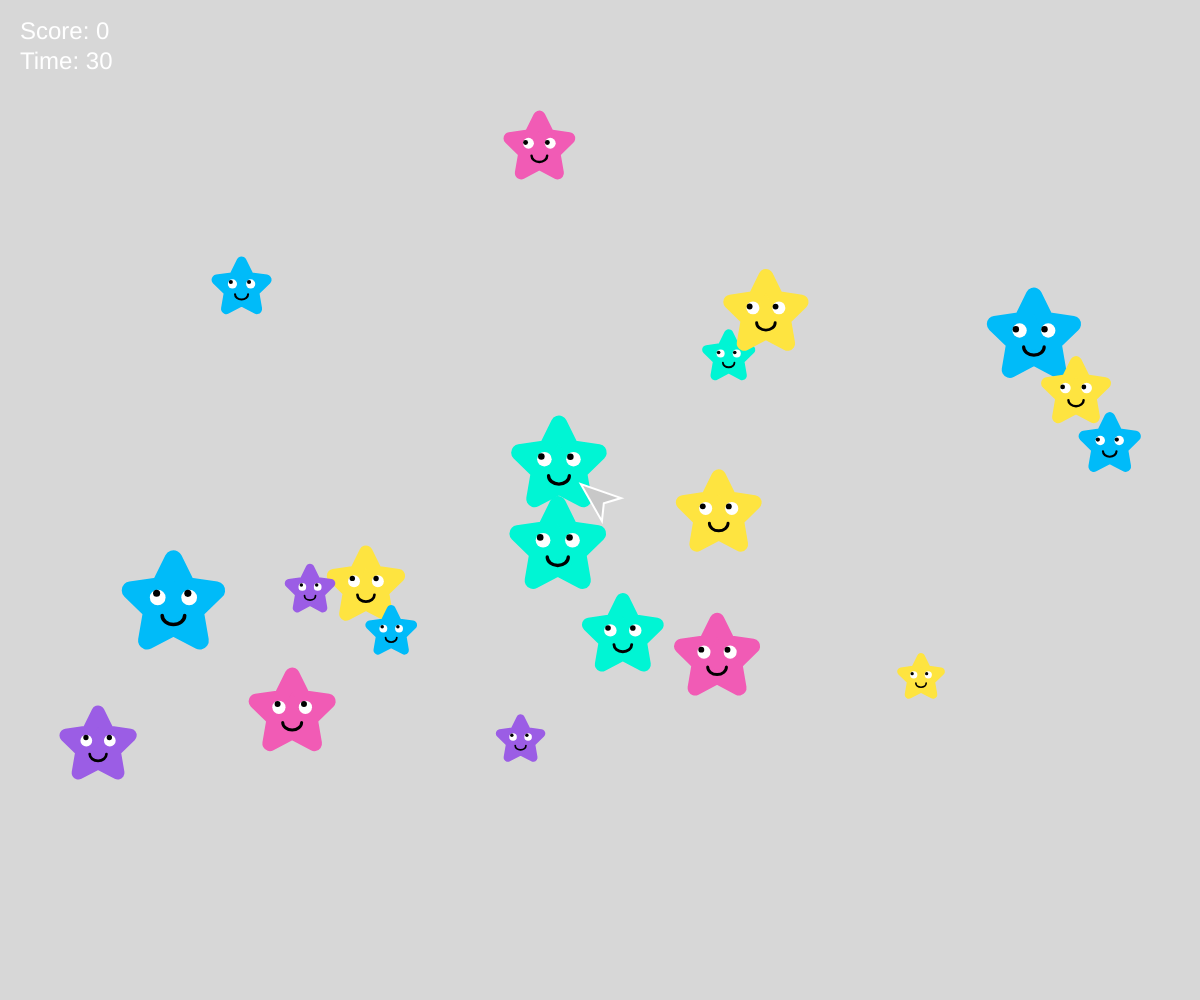
Frame 1 (no input)
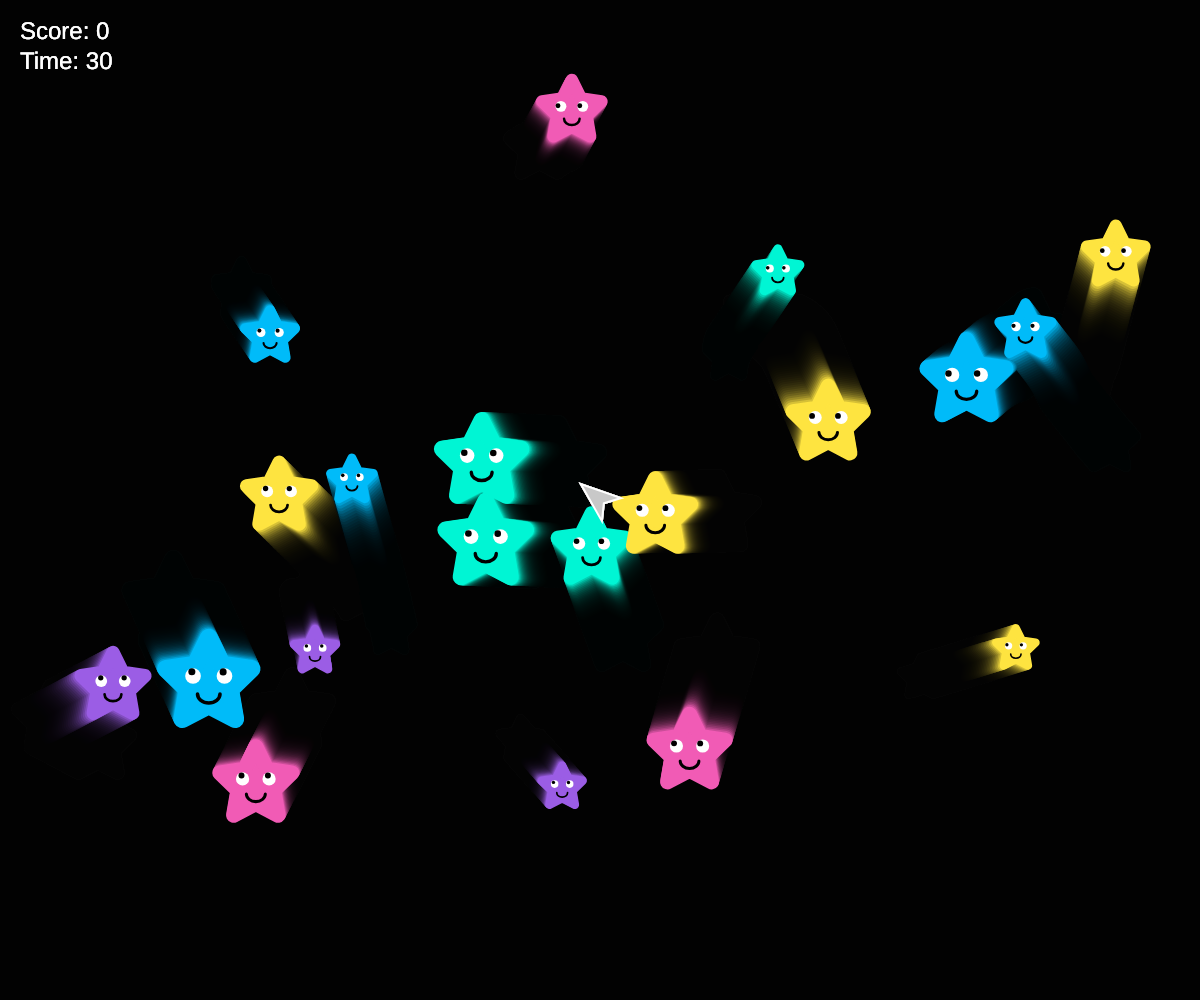
Frame 60 (no input)
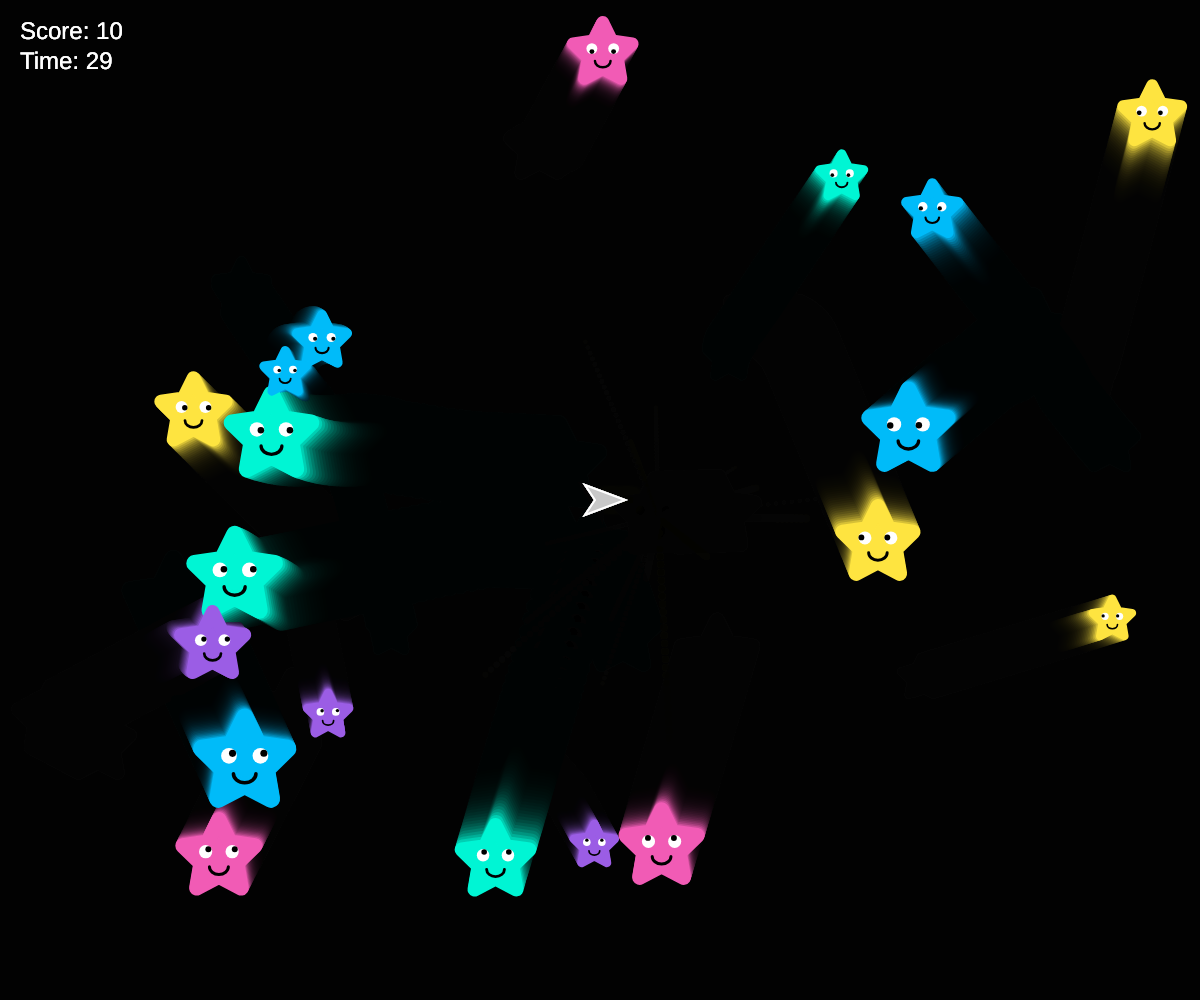
Frame 120 (the mouse pressed at the canvas centre since frame 60)

The p5.js sketch that drew these frames (run headless with seeded random() and noise() and a simulated clock; from frame 60 on, the mouse is pressed at the canvas centre):

// p5.js sketch
// ── sketch.js
let stars = [];
let missiles = [];
let explosions = [];
let score = 0;
let timeLeft = 30;
let gameState = 'PLAYING'; // 遊戲狀態：'PLAYING', 'GAMEOVER', 'ENDED'
let lastTickTime = 0;
let lastSpawnTime = 0;

const palette = ['#9b5de5', '#f15bb5', '#fee440', '#00bbf9', '#00f5d4'];

function setup() {
  createCanvas(windowWidth, windowHeight);
  
  // 利用 JS 直接清除網頁的邊距與隱藏滾動條，確保真正的全螢幕
  document.body.style.margin = "0";
  document.body.style.overflow = "hidden";
  
  // 一開始先產生 20 個星星物件
  for (let i = 0; i < 20; i++) {
    stars.push(new Star());
  }
  
  lastSpawnTime = millis();
  lastTickTime = millis();
}

function draw() {
  if (gameState === 'PLAYING') {
    // 繪製半透明黑色背景，產生淡淡的拖影效果
    push();
    fill(0, 40);
    noStroke();
    rect(0, 0, width, height);
    pop();

    // 處理倒數計時
    if (millis() - lastTickTime >= 1000) {
      timeLeft--;
      lastTickTime = millis();
      if (timeLeft <= 0) {
        gameState = 'GAMEOVER';
      }
    }

    // 處理動態生成星星：隨時間加快生成星星 (從3秒縮短到0.5秒)
    let spawnInterval = map(timeLeft, 30, 0, 3000, 500);
    if (millis() - lastSpawnTime >= spawnInterval) {
      stars.push(new Star());
      lastSpawnTime = millis();
    }

    // 處理所有星星之間的互相碰撞
    for (let i = 0; i < stars.length; i++) {
      for (let j = i + 1; j < stars.length; j++) {
        stars[i].collide(stars[j]);
      }
    }

    for (let star of stars) {
      star.update();
      star.display();
    }

    // 處理爆炸特效
    for (let i = explosions.length - 1; i >= 0; i--) {
      explosions[i].update();
      explosions[i].display();
      if (explosions[i].life <= 0) {
        explosions.splice(i, 1);
      }
    }

    // 處理飛彈與擊中判定
    for (let i = missiles.length - 1; i >= 0; i--) {
      let m = missiles[i];
      m.update();
      m.display();

      if (m.isOffScreen()) {
        missiles.splice(i, 1);
        continue;
      }

      // 檢查飛彈是否擊中星星
      for (let j = stars.length - 1; j >= 0; j--) {
        let s = stars[j];
        if (dist(m.x, m.y, s.x, s.y) < s.r + m.r) {
          // 產生爆炸粒子
          for (let k = 0; k < 15; k++) {
            explosions.push(new ExplosionParticle(s.x, s.y, s.color));
          }
          // 移除飛彈與被擊中的星星
          missiles.splice(i, 1);
          stars.splice(j, 1);
          score += 10; // 加 10 分
          break; // 此飛彈已爆炸，跳出內圈的星星檢查
        }
      }
    }

    // 繪製中央發射砲台 (箭頭)
    push();
    translate(width / 2, height / 2);
    let arrowAngle = atan2(mouseY - height / 2, mouseX - width / 2);
    rotate(arrowAngle);
    fill(200);
    stroke(255);
    strokeWeight(2);
    beginShape();
    vertex(25, 0);    // 箭頭尖端
    vertex(-15, -15); // 左後方
    vertex(-5, 0);    // 尾部凹陷
    vertex(-15, 15);  // 右後方
    endShape(CLOSE);
    pop();

    // 顯示分數與時間
    fill(255);
    noStroke();
    textSize(24);
    textAlign(LEFT, TOP);
    text(`Score: ${score}`, 20, 20);
    
    // 倒數最後 5 秒閃爍與紅色警告
    if (timeLeft <= 5) {
      if (millis() % 500 < 250) {
        fill(255, 50, 50);
        text(`Time: ${timeLeft}`, 20, 50);
      }
    } else {
      text(`Time: ${timeLeft}`, 20, 50);
    }
    
  } else if (gameState === 'GAMEOVER') {
    // 遊戲結束畫面
    background(0, 40); // 逐漸變黑
    
    fill(255);
    noStroke();
    textAlign(CENTER, CENTER);
    textSize(64);
    text("GAME OVER", width / 2, height / 2 - 80);
    
    textSize(32);
    fill(255, 255, 0);
    text(`Final Score: ${score}`, width / 2, height / 2 - 10);
    
    let btnW = 160;
    let btnH = 50;
    let restartX = width / 2 - btnW - 10;
    let endX = width / 2 + 10;
    let btnY = height / 2 + 50;
    
    // Restart 按鈕
    fill(mouseInRect(restartX, btnY, btnW, btnH) ? color('#00f5d4') : color('#00bbf9'));
    rect(restartX, btnY, btnW, btnH, 10);
    fill(0);
    textSize(24);
    text("Restart", restartX + btnW / 2, btnY + btnH / 2);

    // End 按鈕
    fill(mouseInRect(endX, btnY, btnW, btnH) ? color('#f15bb5') : color('#9b5de5'));
    rect(endX, btnY, btnW, btnH, 10);
    fill(255);
    text("End", endX + btnW / 2, btnY + btnH / 2);

  } else if (gameState === 'ENDED') {
    background(0);
    fill(255);
    noStroke();
    textAlign(CENTER, CENTER);
    textSize(48);
    text("Thank you for playing!", width / 2, height / 2);
  }
}

// 輔助判斷滑鼠是否在按鈕內的函數
function mouseInRect(rx, ry, rw, rh) {
  return mouseX >= rx && mouseX <= rx + rw && mouseY >= ry && mouseY <= ry + rh;
}

function mousePressed() {
  if (gameState === 'PLAYING') {
    // 按下滑鼠左鍵時發射飛彈
    if (mouseButton === LEFT) {
      let angle = atan2(mouseY - height / 2, mouseX - width / 2);
      missiles.push(new Missile(angle));
    }
  } else if (gameState === 'GAMEOVER') {
    let btnW = 160;
    let btnH = 50;
    let restartX = width / 2 - btnW - 10;
    let endX = width / 2 + 10;
    let btnY = height / 2 + 50;

    if (mouseInRect(restartX, btnY, btnW, btnH)) {
      // 重新開始遊戲
      score = 0;
      timeLeft = 30;
      stars = [];
      missiles = [];
      explosions = [];
      for (let i = 0; i < 20; i++) {
        stars.push(new Star());
      }
      lastTickTime = millis();
      lastSpawnTime = millis();
      gameState = 'PLAYING';
    } else if (mouseInRect(endX, btnY, btnW, btnH)) {
      // 結束遊戲
      gameState = 'ENDED';
    }
  }
}

// 確保視窗縮放時遊戲畫面也能跟著全螢幕
function windowResized() {
  resizeCanvas(windowWidth, windowHeight);
}

// 星星粒子 Class
class Star {
  constructor() {
    // 依據剩餘時間決定速度倍率 (1 到 3 倍)
    let speedMult = map(timeLeft, 30, 0, 1, 3);
    
    // 亂數決定星星的大小
    this.r = random(20, 45); 
    
    // 亂數決定初始位置 (確保不會一開始就超出螢幕)
    this.x = random(this.r * 2, width - this.r * 2);
    this.y = random(this.r * 2, height - this.r * 2);
    
    // 亂數決定移動速度
    this.vx = random(-2, 2) * speedMult;
    this.vy = random(-2, 2) * speedMult;
    
    // 亂數分配顏色
    this.color = random(palette);
    
    this.isScared = false;
  }
  
  collide(other) {
    let dx = other.x - this.x;
    let dy = other.y - this.y;
    let distance = dist(this.x, this.y, other.x, other.y);
    
    // 使用兩者的半徑和作為碰撞距離閾值
    let minDist = this.r + other.r; 

    if (distance < minDist && distance > 0) {
      // 1. 修正重疊 (Overlap resolution)，避免兩顆星星互相卡住黏在一起
      let overlap = minDist - distance;
      let angle = atan2(dy, dx);
      let moveX = cos(angle) * overlap / 2;
      let moveY = sin(angle) * overlap / 2;
      
      this.x -= moveX;
      this.y -= moveY;
      other.x += moveX;
      other.y += moveY;

      // 2. 計算彈性碰撞 (Elastic collision) 改變速度向量
      let nx = dx / distance;
      let ny = dy / distance;
      let dvx = this.vx - other.vx;
      let dvy = this.vy - other.vy;
      let normalVelocity = dvx * nx + dvy * ny;
      
      if (normalVelocity > 0) return; // 如果已經在互相遠離則不處理
      
      // 假設質量與半徑的平方 (即面積) 成正比
      let m1 = this.r * this.r;
      let m2 = other.r * other.r;
      
      // 設定彈性係數為 0.9，讓碰撞後帶有一點點能量耗損 (才不會越撞越失控)
      let restitution = 0.9;
      let impulse = -(1 + restitution) * normalVelocity / (1 / m1 + 1 / m2);
      
      this.vx += (impulse * nx) / m1;
      this.vy += (impulse * ny) / m1;
      other.vx -= (impulse * nx) / m2;
      other.vy -= (impulse * ny) / m2;
    }
  }

  update() {
    let speedMult = map(timeLeft, 30, 0, 1, 3);
    
    // 計算星星與滑鼠之間的距離
    let d = dist(this.x, this.y, mouseX, mouseY);
    
    // 設定驚嚇距離閾值
    let interactionDist = 120 + this.r;
    this.isScared = (d < interactionDist);

    if (this.isScared) {
      // 當被嚇到時：計算滑鼠到星星的反向角度，並給予逃離的加速度
      let angleToMouse = atan2(this.y - mouseY, this.x - mouseX);
      this.vx += cos(angleToMouse) * 1.5 * speedMult;
      this.vy += sin(angleToMouse) * 1.5 * speedMult;
    }

    // 控制移動速度 (計算當前的向量長度)
    let speed = dist(0, 0, this.vx, this.vy);
    let maxSpeed = (this.isScared ? 12 : 3) * speedMult;

    // 如果超過最高速，或是逃離後要減速，利用摩擦力漸漸緩下來
    if (speed > maxSpeed) {
      this.vx *= 0.92;
      this.vy *= 0.92;
    } else if (!this.isScared && speed < 1 * speedMult) {
      // 如果沒有被嚇到且速度太慢，給予微微的亂數動力讓它繼續漂浮
      this.vx += random(-0.2, 0.2) * speedMult;
      this.vy += random(-0.2, 0.2) * speedMult;
    }

    // 更新位置
    this.x += this.vx;
    this.y += this.vy;

    // 碰到邊緣時反彈
    let boundary = this.r * 1.5;
    if (this.x < boundary || this.x > width - boundary) this.vx *= -1;
    if (this.y < boundary || this.y > height - boundary) this.vy *= -1;
    
    // 把座標限制在畫面內，防止它跑出視窗卡住
    this.x = constrain(this.x, boundary, width - boundary);
    this.y = constrain(this.y, boundary, height - boundary);
  }

  display() {
    push();
    translate(this.x, this.y);

    // 繪製圓角星星的技巧：使用粗邊框且設定 ROUND
    fill(this.color);
    stroke(this.color);
    strokeWeight(this.r * 0.4); 
    strokeJoin(ROUND);
    
    beginShape();
    let points = 5;
    let angle = TWO_PI / points;
    let halfAngle = angle / 2.0;
    let outerRadius = this.r;
    let innerRadius = this.r * 0.5;
    
    // 畫星星的頂點
    for (let a = 0; a < TWO_PI; a += angle) {
      let sx = cos(a - HALF_PI) * outerRadius;
      let sy = sin(a - HALF_PI) * outerRadius;
      vertex(sx, sy);
      sx = cos(a + halfAngle - HALF_PI) * innerRadius;
      sy = sin(a + halfAngle - HALF_PI) * innerRadius;
      vertex(sx, sy);
    }
    endShape(CLOSE);

    // 以下開始繪製表情 (無需邊框)
    noStroke();
    
    // 計算眼睛相關數值
    let eyeOffsetX = this.r * 0.35;
    let eyeOffsetY = -this.r * 0.15;
    
    // 依據是否驚嚇調整眼睛與眼球尺寸
    let eyeSize = this.isScared ? this.r * 0.55 : this.r * 0.35;
    let pupilSize = this.isScared ? eyeSize * 0.5 : eyeSize * 0.45;

    // 畫眼白
    fill(255);
    ellipse(-eyeOffsetX, eyeOffsetY, eyeSize, eyeSize); // 左眼
    ellipse(eyeOffsetX, eyeOffsetY, eyeSize, eyeSize);  // 右眼

    // 讓眼球轉動追蹤滑鼠
    // 分別計算左右眼對滑鼠的絕對角度
    let angleL = atan2(mouseY - (this.y + eyeOffsetY), mouseX - (this.x - eyeOffsetX));
    let angleR = atan2(mouseY - (this.y + eyeOffsetY), mouseX - (this.x + eyeOffsetX));
    
    // 計算眼球最多可以在眼白內移動的距離半徑
    let maxPupilDist = (eyeSize - pupilSize) / 2;
    
    let pupilLX = -eyeOffsetX + cos(angleL) * maxPupilDist;
    let pupilLY = eyeOffsetY + sin(angleL) * maxPupilDist;
    
    let pupilRX = eyeOffsetX + cos(angleR) * maxPupilDist;
    let pupilRY = eyeOffsetY + sin(angleR) * maxPupilDist;

    // 畫黑眼球
    fill(0);
    ellipse(pupilLX, pupilLY, pupilSize, pupilSize);
    ellipse(pupilRX, pupilRY, pupilSize, pupilSize);

    // 畫嘴巴
    if (this.isScared) {
      // 驚嚇時：O 型嘴
      fill(0);
      ellipse(0, this.r * 0.35, this.r * 0.4, this.r * 0.5);
    } else {
      // 正常時：圓弧笑臉
      noFill();
      stroke(0);
      strokeWeight(this.r * 0.08);
      strokeCap(ROUND);
      // 畫一個開口向上的半圓弧線
      arc(0, this.r * 0.25, this.r * 0.5, this.r * 0.4, 0, PI);
    }

    pop();
  }
}

// === 新增：飛彈 Class ===
class Missile {
  constructor(angle) {
    this.x = width / 2;
    this.y = height / 2;
    this.speed = 15; // 飛彈速度
    this.vx = cos(angle) * this.speed;
    this.vy = sin(angle) * this.speed;
    this.r = 4;
    this.color = '#ccff00'; // 螢光黃色
  }
  update() {
    this.x += this.vx;
    this.y += this.vy;
  }
  display() {
    push();
    stroke(this.color);
    strokeWeight(this.r * 2);
    // 利用 drawingContext 添加發光特效
    drawingContext.shadowBlur = 10;
    drawingContext.shadowColor = this.color;
    // 畫一條小短線，配合半透明背景會產生極佳的淡淡拖影感
    line(this.x - this.vx * 0.5, this.y - this.vy * 0.5, this.x, this.y);
    pop();
  }
  isOffScreen() {
    return this.x < 0 || this.x > width || this.y < 0 || this.y > height;
  }
}

// === 新增：爆炸粒子 Class ===
class ExplosionParticle {
  constructor(x, y, baseColor) {
    this.x = x;
    this.y = y;
    let angle = random(TWO_PI);
    let speed = random(2, 8);
    this.vx = cos(angle) * speed;
    this.vy = sin(angle) * speed;
    this.life = 255;
    // 爆炸的碎片有時候是星星的顏色，有時候是飛彈的螢光黃
    this.color = random() > 0.3 ? baseColor : '#ccff00';
    this.size = random(3, 8);
  }
  update() {
    this.x += this.vx;
    this.y += this.vy;
    this.life -= 8; // 控制消散速度
  }
  display() {
    push();
    noStroke();
    let c = color(this.color);
    c.setAlpha(this.life);
    fill(c);
    ellipse(this.x, this.y, this.size);
    pop();
  }
}
